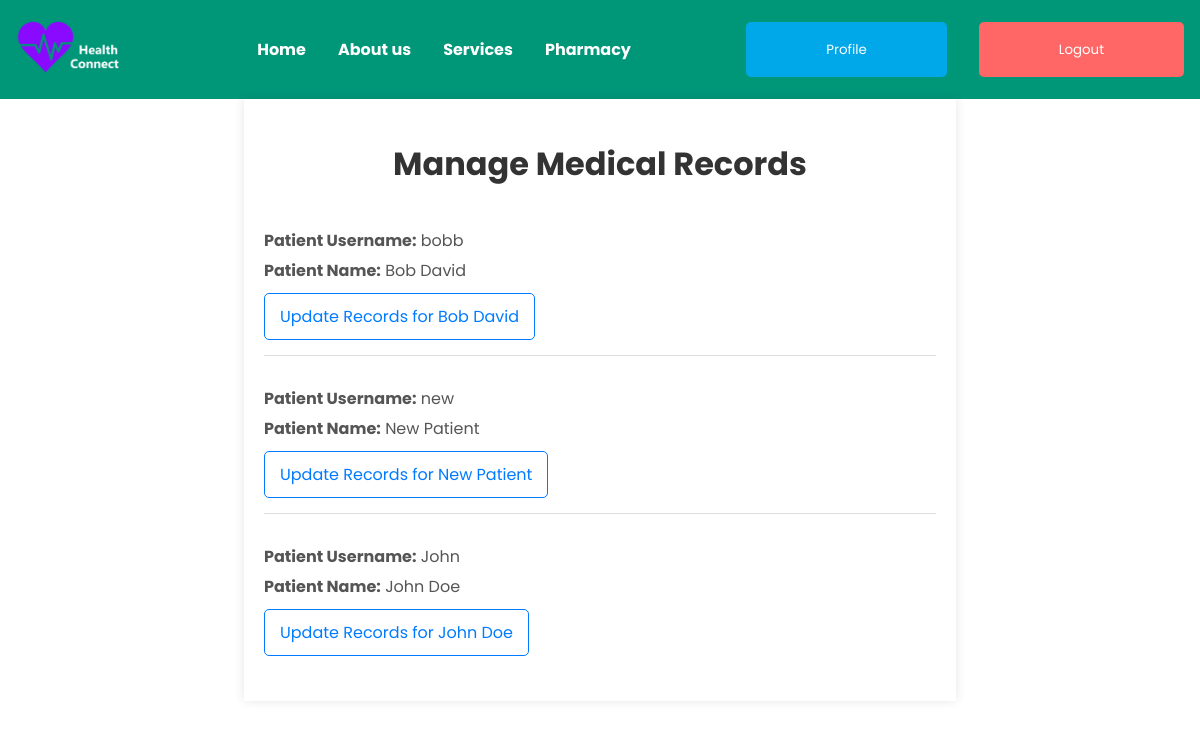
Screenshot of /doctors/list_patients/ (signed in) with the database file from the repository.
### apps/patients/models.py (models this page shows)
class Patient(models.Model):
    user = models.OneToOneField(CustomUser, on_delete=models.CASCADE, primary_key=True)
    medical_history = models.ManyToManyField('MedicalRecord', blank=True, related_name='patients')
    primary_doctor = models.ForeignKey(Doctor, on_delete=models.SET_NULL, null=True, related_name='patients')
    prescriptions = models.ManyToManyField('pharmacists.Prescription', blank=True, related_name='patients')
    @property
    def full_name(self):
        return self.user.get_full_name()
    @property
    def username(self):
        return self.user.username
    def __str__(self):
        return self.user.username

### apps/accounts/models.py (models this page shows)
class CustomUser(AbstractUser):
    role = models.CharField(max_length=20)
    birthdate = models.DateField(null=True, blank=True)

### apps/doctors/views.py (the view)
# urls.py: path('list_patients/', views.list_patients, name='list_patients'),
@login_required
def list_patients(request):
    doctor = request.user.doctor
    patients = Patient.objects.filter(primary_doctor=doctor)
    for patient in patients:
        print(f"Patient: {patient}, Username: {patient.username}")
    return render(request, 'list_patients.html', {'patients': patients})

### apps/doctors/templates/list_patients.html (shortened to what this page needs)
{% extends "layout.html" %}
{% load static %}
{% block extra_styles%}<link rel="stylesheet" href="{% static 'css/list_patients.css' %}">{% endblock %}
{% block content %}
    <div class="container">
        <h1>Manage Medical Records</h1>
        {% for patient in patients %}
            <div class="patient-entry">
                <p><strong>Patient Username:</strong> {{ patient.username }}</p>
                <p><strong>Patient Name:</strong> {{ patient.full_name }}</p>
                <a href="{% url 'update_medical_record' patient.username %}">Update Records for {{ patient.full_name }}</a>
            </div>
        {% endfor %}
    </div>
{% endblock %}

### static/css/styles.css (style rules this page uses)
body { font-family: 'Poppins', sans-serif; margin: 0; padding: 0; }

### apps/doctors/static/css/list_patients.css (style rules this page uses)
.container { width: 80%; margin: 0 auto; padding: 20px; background-color: #fff; box-shadow: 0 0 10px rgba(0, 0, 0, 0.1); }
h1 { text-align: center; color: #333; margin-bottom: 20px; }
.patient-entry { border-bottom: 1px solid #ddd; padding: 15px 0; margin-bottom: 10px; }
.patient-entry:last-child { border-bottom: none; }
.patient-entry p { margin: 5px 0; color: #555; }
.patient-entry a { display: inline-block; padding: 10px 15px; margin-top: 5px; color: #007bff; text-decoration: none; border: 1px solid #007bff; border-radius: 5px; transition: background-color 0.3s, color 0.3s; }

### rows the page displays
Patient: username "bobb", full_name "Bob David"
Patient: username "new", full_name "New Patient"
Patient: username "John", full_name "John Doe"
